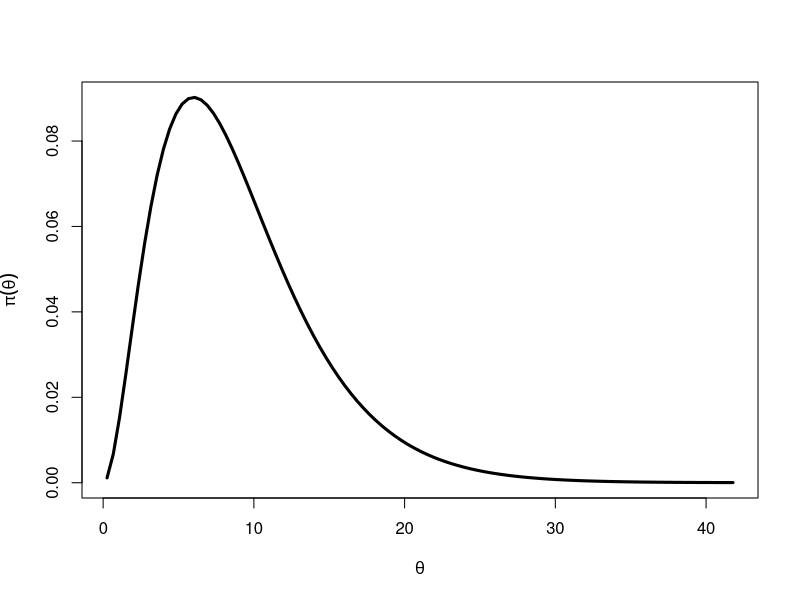
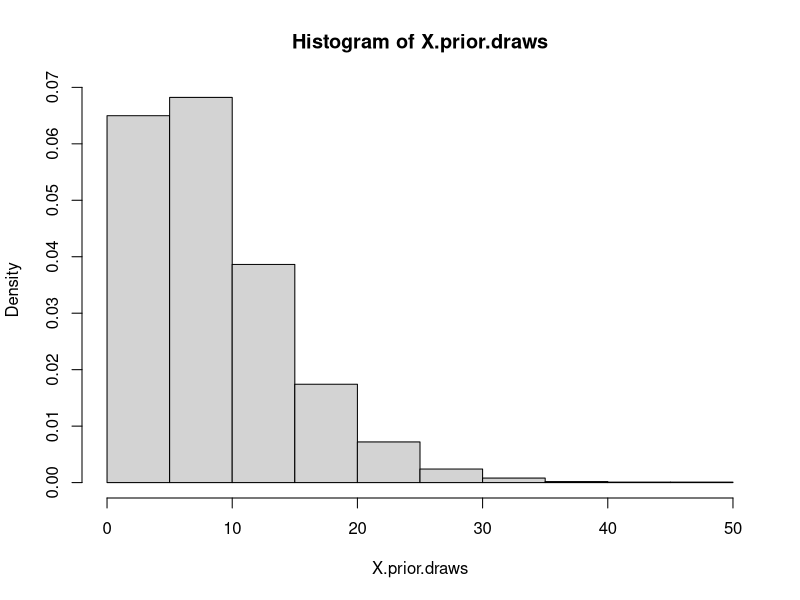
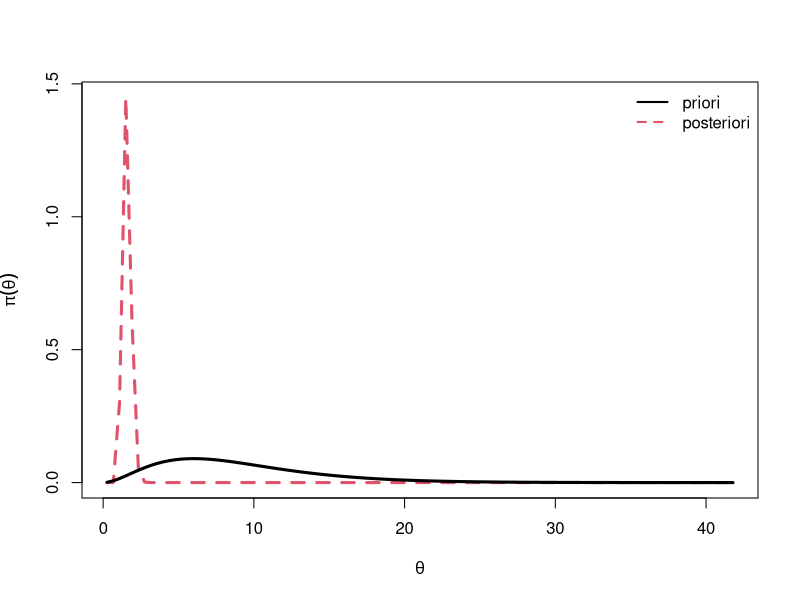
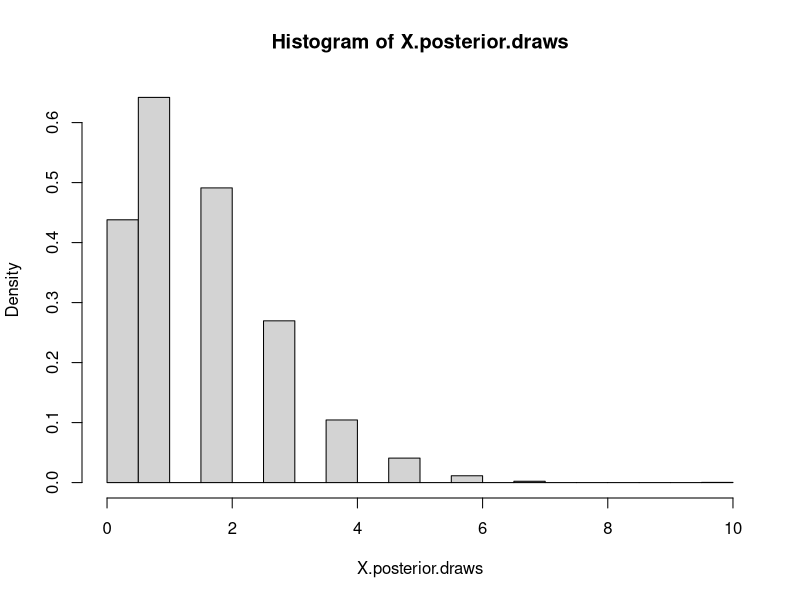
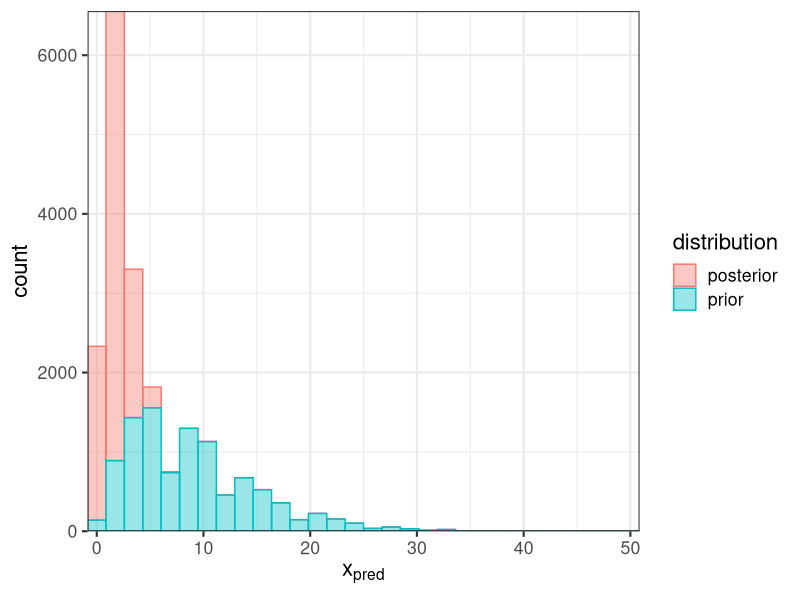

Generate these figures, in order, with R:
alpha0 <- 3
beta0  <- 1/3
xm <- qgamma(p = 1-.9999, shape = alpha0, rate = beta0)
xM <- qgamma(p = .9999, shape = alpha0, rate = beta0) 

curve(dgamma(x, shape = alpha0, rate = beta0),
      xm, xM, lwd = 3,
      xlab = expression(theta),
      ylab = expression(pi(theta)))

### Prior predictive
M <- 1E4
theta.prior.draws <- rgamma(n = M,
                            shape = alpha0,
                            rate = beta0)

X.prior.draws <- rpois(n = M, lambda = theta.prior.draws)
hist(X.prior.draws, probability = TRUE)  
mean(X.prior.draws)
var(X.prior.draws)

### Posterior calculations
theta.gen <- pi^2/6
nobs <- 20
X.data <- rpois(n = nobs, lambda = theta.gen)
S <- sum(X.data)
alpha1 <- alpha0 + S
beta1 <- beta0 + nobs

xm1 <- qgamma(p = 1-.9999, shape = alpha1, rate = beta1)
xM1 <- qgamma(p = .9999, shape = alpha1, rate = beta1) 

xm2 <- min(xm, xm1)
xM2 <- max(xM, xM1)

curve(dgamma(x, shape = alpha1, rate = beta1),
      xm2, xM2, lwd = 3, col = 2, lty = 2,
      xlab = expression(theta),
      ylab = expression(pi(theta)))
curve(dgamma(x, shape = alpha0, rate = beta0),
      xm2, xM2, lwd = 3, add = TRUE)
legend(
  x = "topright",
  legend = c("priori", "posteriori"),
  col = 1:2,
  lty = 1:2,
  bty = 'n',
  lwd = 2
)

### Posterior predictive
theta.posterior.draws <- rgamma(n = M,
                            shape = alpha1,
                            rate = beta1)

X.posterior.draws <- rpois(n = M, lambda = theta.posterior.draws)
hist(X.posterior.draws, probability = TRUE)  
mean(X.posterior.draws)
var(X.posterior.draws)

ppc.draws <- rbind(
  data.frame(x_pred = X.prior.draws, distribution = "prior"),
  data.frame(x_pred = X.posterior.draws, distribution = "posterior")
)
  
library(ggplot2)

p1 <- ggplot(
  data = ppc.draws,
  aes(x = x_pred,
      colour = distribution,
      fill = distribution
      )
  ) +
  geom_histogram(alpha = .4) +
  scale_x_continuous(expand = c(0, 0),
                     expression(x[pred])) +
  scale_y_continuous(expand = c(0, 0)) +
  theme_bw(base_size = 16)

p1
